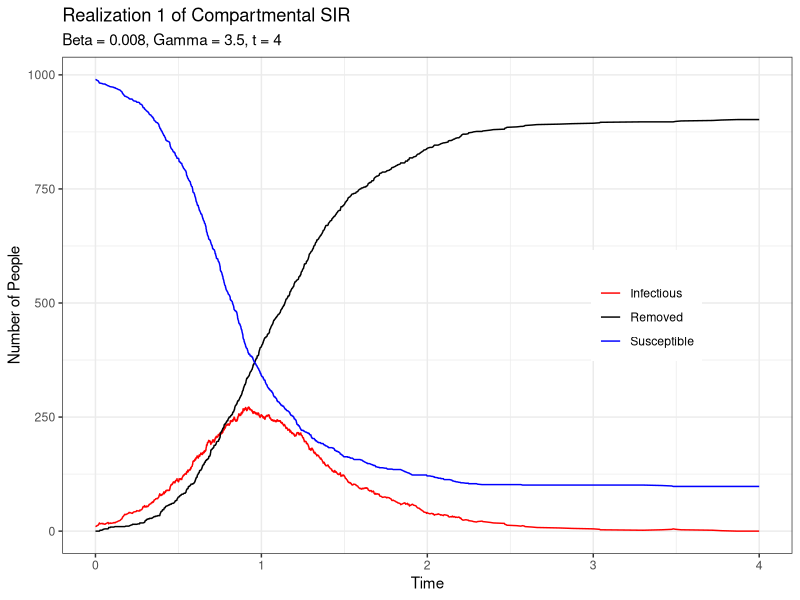
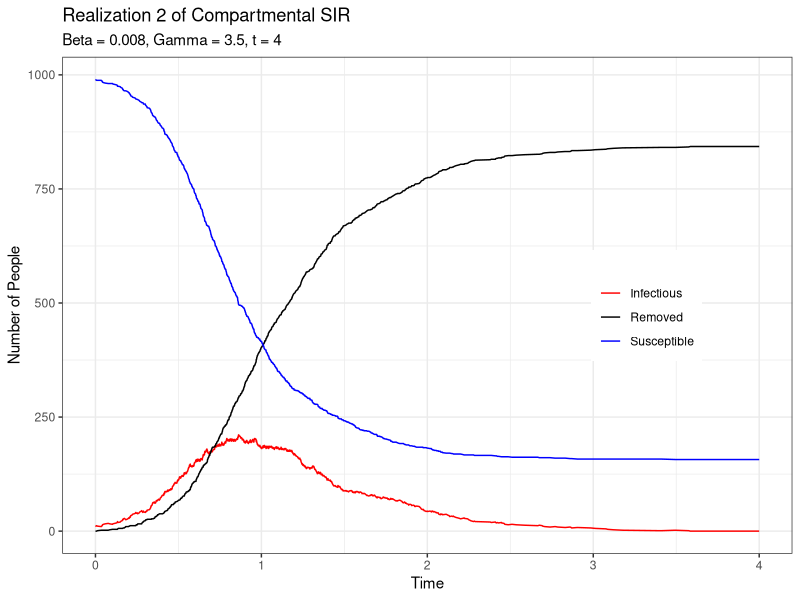
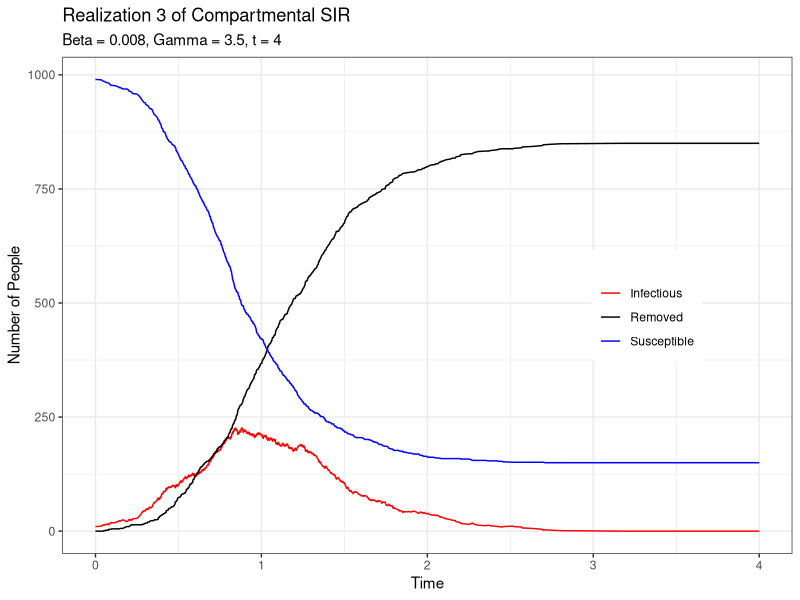
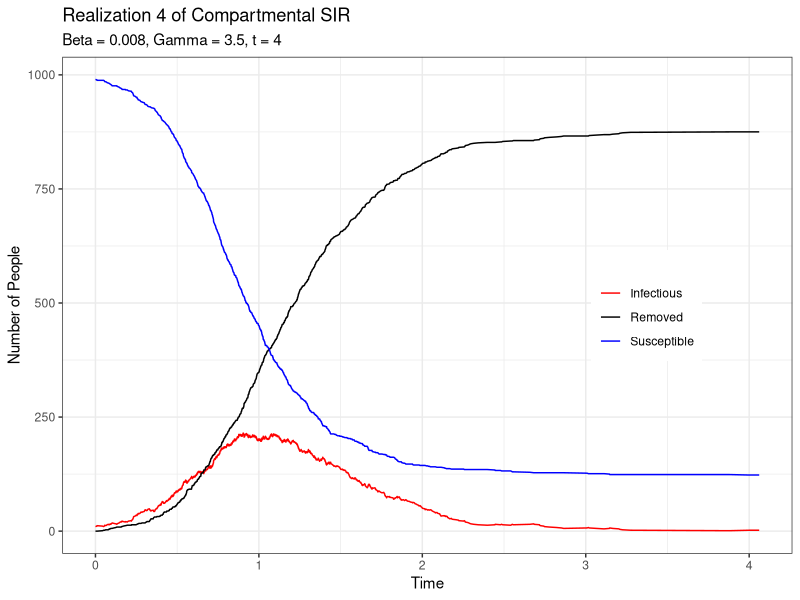
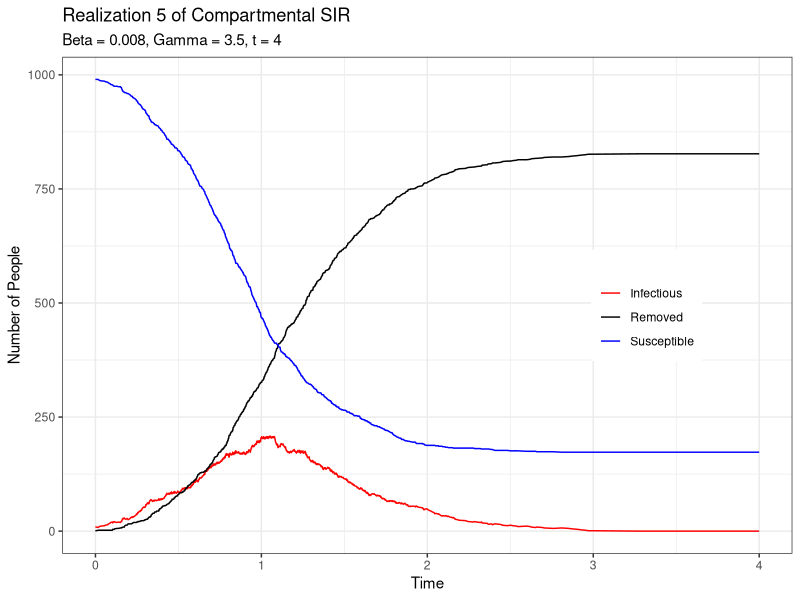

These charts were generated, in order, by the following R code:
## ---- chunk 1
knitr::opts_chunk$set(echo = TRUE, warning = FALSE, message = FALSE)
library(dplyr)
## ---- chunk 2
#' Individual Discrete-Time SIR Model
#'
#' @param init_labels The initial labels of the population, a character vector of S,I,R
#' @param p The infection probability, a number between 0 and 1
#' @param r The number of generations (ie, the number of time steps), an integer
individual_discrete <- function(init_labels, p, r) {
  step_labs <- init_labels
  res <- data.frame(step_0 = init_labels)
  for (i in 1:r) {
    i_t <- sum(step_labs == "I")
    step_prob <- 1 - (1-p)^i_t
    step_labs <- purrr::map_chr(
      .x = step_labs,
      .f = ~{
        if (.x == "S") {
          sample(c("I", "S"), size = 1, prob = c(step_prob, 1 - step_prob))
        } else{
          "R"
        }
      }
    )
    res <- cbind(res, data.frame(step_labs))
  }
  res %>%
    magrittr::set_colnames(
      stringr::str_c("step_", 0:r)
    ) %>%
    magrittr::set_rownames(
      stringr::str_c("person_", 1:length(init_labels))
    )
}
## ---- chunk 3
init <- c("S", "S", "S", "S", "S", "S", "I", "S", "S", "S")

for (i in 1:5) {
  print(stringr::str_c("Realization ", i))
  individual_discrete(init, p = 0.3, r = 5) %>%
    print()
}
## ---- chunk 4
individual_continuous <- function(init_labels, beta, gamma, t) {
  step_labs <- init_labels
  res <- matrix(init_labels, nrow = 1) %>% 
    as.data.frame() %>%
    magrittr::set_colnames(stringr::str_c("person_", 1:length(init_labels)))
  times <- c(0)
  repeat {
    i_t <- sum(step_labs == "I")
    tmp_df <- data.frame(state = step_labs) %>%
      dplyr::mutate(
        exp_race = purrr::map_dbl(
          .x = state,
          .f = ~{
            if (.x == "S") rexp(1, rate = beta * i_t)
            else if (.x == "I") rexp(1, rate = gamma)
            else if (.x == "R") NA_real_ 
          }
        ),
        state = dplyr::case_when(
          exp_race == min(exp_race, na.rm = TRUE) & state == "S" ~ "I",
          exp_race == min(exp_race, na.rm = TRUE) & state == "I" ~ "R",
          TRUE ~ state
        )
      )
    step_labs <- tmp_df$state
    res <- rbind(res, step_labs)
    times <- append(times, min(tmp_df$exp_race, na.rm = TRUE))
    
    if (!(sum(times, na.rm = TRUE) <= t & (!is.na(sum(times))))) break
  }
  res %>%
    magrittr::set_rownames(
      stringr::str_c("step_", 0:(nrow(.)-1))
    ) %>%
    dplyr::mutate(time_of_step = cumsum(times)) %>%
    dplyr::select(time_of_step, dplyr::everything()) %>%
    dplyr::filter(time_of_step < t)
}
## ---- chunk 5
init <- c("S", "S", "S", "S", "S", "S", "I", "S", "S", "S")

for (i in 1:5) {
  print(stringr::str_c("Realization ", i))
  individual_continuous(init, beta = 0.8, gamma = 1.5, t = 2) %>%
    print()
}
## ---- chunk 6
compartment_continuous <- function(init_counts, beta, gamma, t) {
  times <- c(0)
  res <- data.frame(
    time = 0,
    S = init_counts[1],
    I = init_counts[2],
    R = init_counts[3]
  )
  step <- 1
  while (sum(times) < t) {
    i <- rexp(1, rate = beta * res$S[step] * res$I[step])
    r <- rexp(1, rate = gamma * res$I[step])
    if (!is.na(i) & !is.na(r) & i < r) {
      new_res <- data.frame(
        time = i + sum(times),
        S = res$S[step] - 1,
        I = res$I[step] + 1,
        R = res$R[step]
      )
      times <- append(times, i)
    } else if (!is.na(r)) {
      new_res <- data.frame(
        time = r + sum(times),
        S = res$S[step],
        I = res$I[step] - 1,
        R = res$R[step] + 1
      )
      times <- append(times, r)
    } else {
      break
    }
    step <- step + 1
    res <- rbind(res, new_res)
  }
  res %>%
    rbind(
      data.frame(
        time = t,
        S = res$S[nrow(res)],
        I = res$I[nrow(res)],
        R = res$R[nrow(res)]
      )
    )
}
## ---- chunk 7
library(ggplot2)
init_labels <- c(990, 10, 0)

for (i in 1:5) {
  p <- compartment_continuous(init_labels, beta = 0.008, gamma = 3.5, t = 4) %>%
    tidyr::pivot_longer(
      cols = c("S", "I", "R"),
      names_to = "label",
      values_to = "value"
    ) %>%
    dplyr::mutate(
      label = dplyr::case_when(
        label == "S" ~ "Susceptible",
        label == "I" ~ "Infectious",
        label == "R" ~ "Removed"
      )
    ) %>%
    ggplot() +
    aes(x = time, y = value, color = label) +
    geom_line() +
    scale_color_manual(values = c("red", "black", "blue")) +
    xlab("Time") +
    ylab("Number of People") +
    ggtitle(
      stringr::str_c("Realization ", i, " of Compartmental SIR"),
      "Beta = 0.008, Gamma = 3.5, t = 4"
    ) +
    labs(color = "") +
    theme_bw() +
    theme(legend.position = c(0.8, 0.5))
  
  print(p)
}
